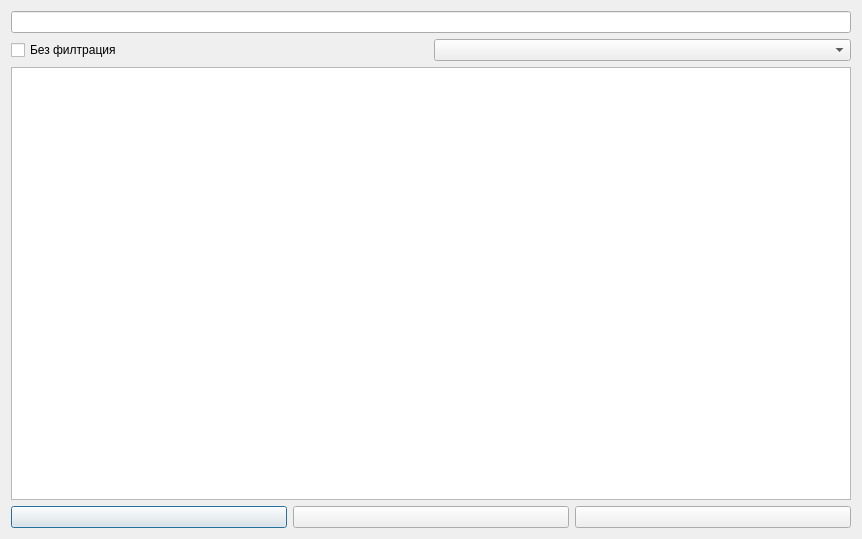
<?xml version="1.0" encoding="UTF-8"?>
<ui version="4.0">
 <class>ListWithStudents</class>
 <widget class="QDialog" name="ListWithStudents">
  <property name="geometry">
   <rect>
    <x>0</x>
    <y>0</y>
    <width>862</width>
    <height>539</height>
   </rect>
  </property>
  <property name="windowTitle">
   <string>Dialog</string>
  </property>
  <property name="windowIcon">
   <iconset resource="MainResources.qrc">
    <normaloff>:/Icons/MainResources/PGEE_NEW_LOGO.ico</normaloff>:/Icons/MainResources/PGEE_NEW_LOGO.ico</iconset>
  </property>
  <layout class="QGridLayout" name="gridLayout">
   <item row="0" column="0">
    <widget class="QLineEdit" name="FiltrationLine"/>
   </item>
   <item row="1" column="0">
    <layout class="QHBoxLayout" name="horizontalLayout_2">
     <item>
      <widget class="QCheckBox" name="FiltrationToggle">
       <property name="text">
        <string>Без филтрация</string>
       </property>
      </widget>
     </item>
     <item>
      <widget class="QComboBox" name="NamesBox"/>
     </item>
    </layout>
   </item>
   <item row="2" column="0">
    <layout class="QVBoxLayout" name="verticalLayout">
     <item>
      <widget class="QTableView" name="tableView">
       <property name="styleSheet">
        <string notr="true"/>
       </property>
      </widget>
     </item>
     <item>
      <layout class="QHBoxLayout" name="horizontalLayout">
       <item>
        <widget class="QPushButton" name="RefreshAndSaveButton">
         <property name="text">
          <string/>
         </property>
         <property name="icon">
          <iconset resource="MainResources.qrc">
           <normaloff>:/Icons/MainResources/refresh.ico</normaloff>:/Icons/MainResources/refresh.ico</iconset>
         </property>
         <property name="iconSize">
          <size>
           <width>32</width>
           <height>32</height>
          </size>
         </property>
        </widget>
       </item>
       <item>
        <widget class="QPushButton" name="PrintButton">
         <property name="text">
          <string/>
         </property>
         <property name="icon">
          <iconset resource="MainResources.qrc">
           <normaloff>:/Icons/MainResources/_active_ Print.ico</normaloff>:/Icons/MainResources/_active_ Print.ico</iconset>
         </property>
         <property name="iconSize">
          <size>
           <width>32</width>
           <height>32</height>
          </size>
         </property>
        </widget>
       </item>
       <item>
        <widget class="QPushButton" name="DeleteButton">
         <property name="text">
          <string/>
         </property>
         <property name="icon">
          <iconset resource="MainResources.qrc">
           <normaloff>:/Icons/MainResources/_active_ No.ico</normaloff>:/Icons/MainResources/_active_ No.ico</iconset>
         </property>
         <property name="iconSize">
          <size>
           <width>32</width>
           <height>32</height>
          </size>
         </property>
        </widget>
       </item>
      </layout>
     </item>
    </layout>
   </item>
  </layout>
 </widget>
 <resources>
  <include location="MainResources.qrc"/>
 </resources>
 <connections/>
</ui>
